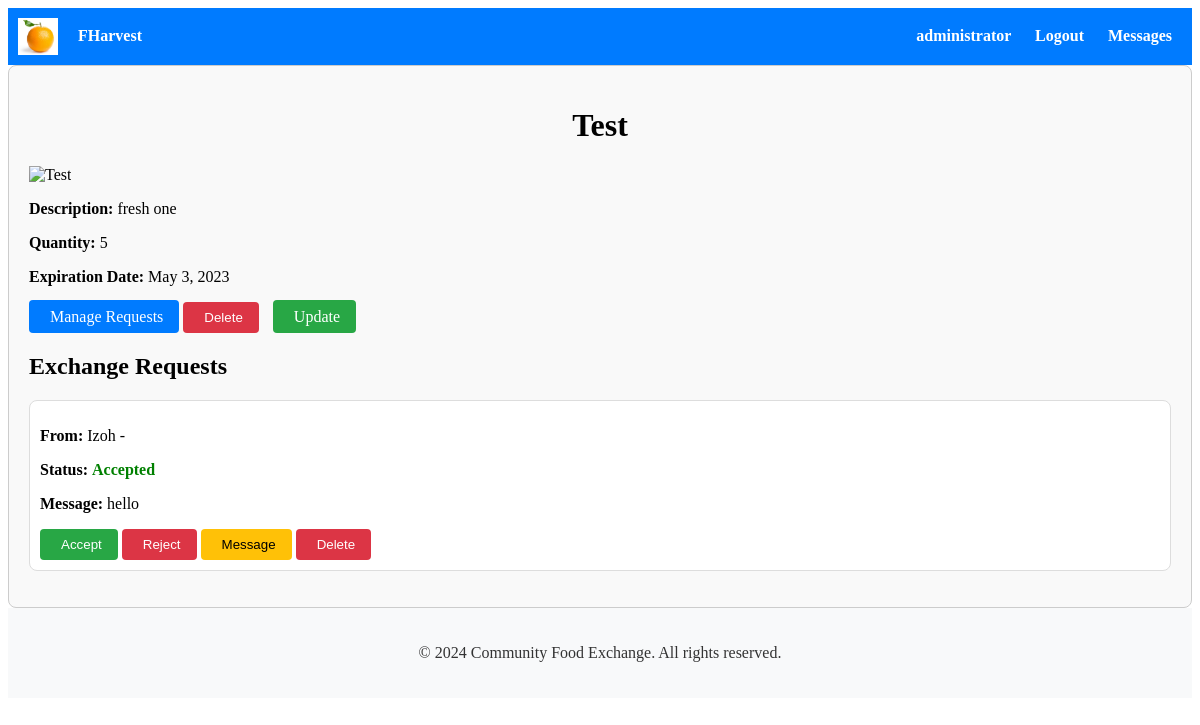
The app's page /listings/11/ (signed in), older data.
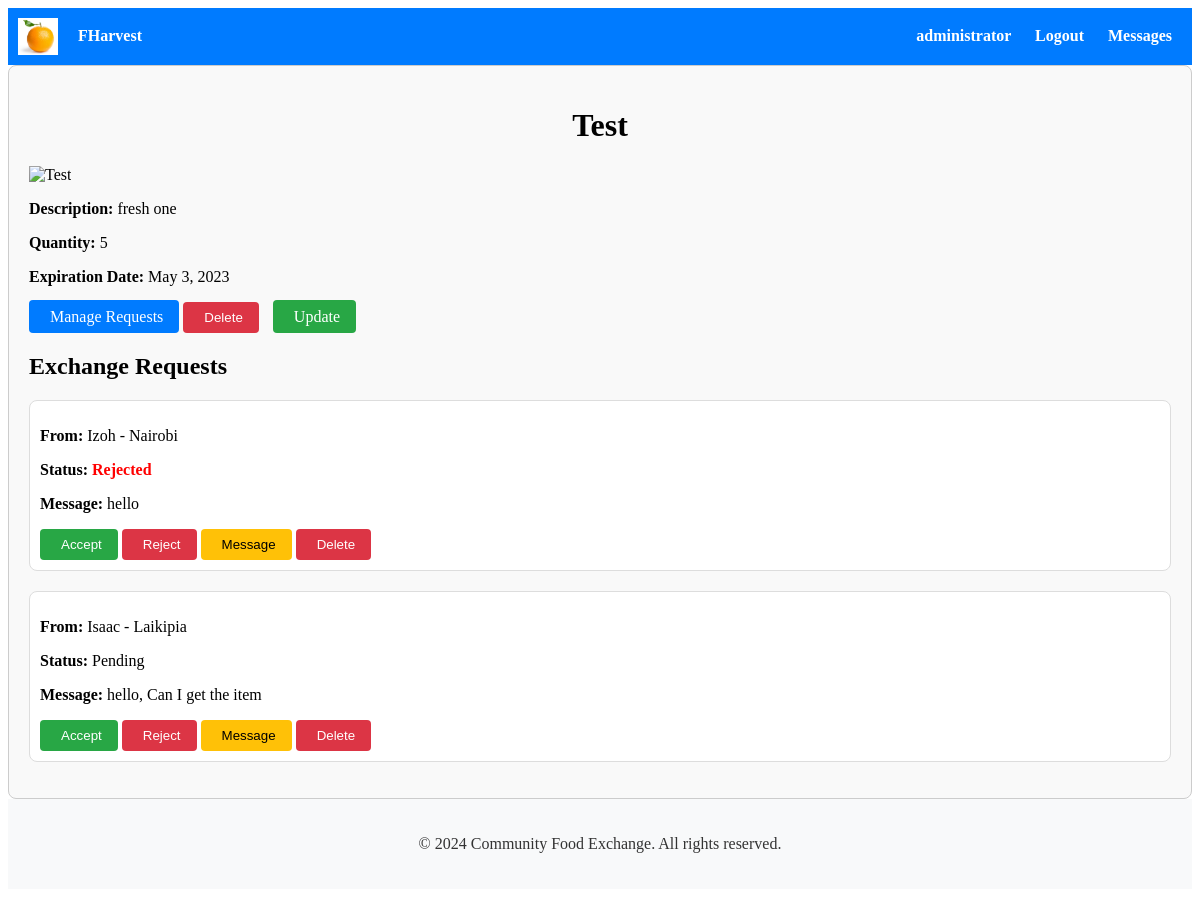
The same page, newer data.
### exchange/models.py (models this page shows, shortened)
class ExchangeRequest(models.Model):
    STATUS_CHOICES = [
        ('pending', 'Pending'),
        ('accepted', 'Accepted'),
        ('rejected', 'Rejected'),
        ('cancelled', 'Cancelled'),
    ]
    sender = models.ForeignKey(User, on_delete=models.CASCADE, related_name='exchange_sent_requests')
    receiver = models.ForeignKey(User, on_delete=models.CASCADE, related_name='exchange_received_requests')
    listing = models.ForeignKey(Listing, on_delete=models.CASCADE)
    message = models.TextField()
    status = models.CharField(max_length=20, choices=STATUS_CHOICES, default='pending')
    reason_for_cancellation = models.TextField(blank=True, null=True)
    created_at = models.DateTimeField(auto_now_add=True)

### accounts/models.py (models this page shows, shortened)
class Profile(models.Model):
    user = models.OneToOneField(User, on_delete=models.CASCADE)
    location = models.CharField(max_length=100)
    dietary_preferences = models.CharField(max_length=200)
    food_allergies = models.CharField(max_length=200)
    email = models.EmailField(blank=True, null=True)
    first_name = models.CharField(max_length=100, default=timezone.now)  # Default value set to current date and time
    last_name = models.CharField(max_length=100, blank=True)
    mobile_number = models.CharField(max_length=15, blank=True)

### listings/views.py (the view, shortened to what this page needs)
# urls.py: path('<int:pk>/', listing_detail, name='listing_detail'),
@login_required
def listing_detail(request, pk):
    listing = get_object_or_404(Listing, pk=pk)
    exchange_requests = ExchangeRequest.objects.filter(listing=listing)
    is_owner = listing.user == request.user
    can_request = not is_owner  # User cannot request their own listing
    has_sent_request = False
    if request.user.is_authenticated:
        has_sent_request = exchange_requests.filter(sender=request.user).exists()
    return render(request, 'listings/listing_detail.html', {'listing': listing, 'exchange_requests': exchange_requests, 'is_owner': is_owner, 'can_request': can_request, 'has_sent_request': has_sent_request})

### listings/templates/listings/listing_detail.html (shortened to what this page needs)
{% extends 'accounts/base.html' %}
{% block content %}
<div class="listing-detail">
    <h1>{{ listing.item_name }}</h1>
    <img src="{{ listing.image.url }}" alt="{{ listing.item_name }}">
    <p><strong>Description:</strong> {{ listing.description }}</p>
    <p><strong>Quantity:</strong> {{ listing.quantity }}</p>
    <p><strong>Expiration Date:</strong> {{ listing.expiration_date }}</p>
    {% if user.is_authenticated %}
    <div class="action-buttons">
        {% if user == listing.user %}
            <a href="{% url 'manage_exchange_requests' listing.id %}" class="btn btn-manage-requests"> Manage Requests</a>
            <form method="post" action="{% url 'listing_delete' listing.id %}">
                <button type="button" class="btn btn-delete" id="delete-listing-btn"> Delete</button>
            </form>
            <a href="{% url 'listing_update' listing.id %}" class="btn btn-update"> Update</a>
        {% endif %}
    </div>
    {% endif %}
</div>
<div class="exchange-requests">
    <h2>Exchange Requests</h2>
    <ul>
        {% for request in exchange_requests %}
        <li>
            <p><strong>From:</strong> {% if user == listing.user %}{{ request.sender.username }} - {{ request.sender.profile.location }}{% else %}{{ request.listing.user.username }}{% endif %}</p>
            <p><strong>Status:</strong>
                {% if request.status == 'Accepted' %}
                    <span class="status accepted">Accepted</span>
                {% elif request.status == 'Rejected' %}
                    <span class="status rejected">Rejected</span>
                {% else %}
                    Pending
                {% endif %}
            </p>
            <p><strong>Message:</strong> {{ request.message }}</p>
            {% if user == listing.user %}
                <form method="post" action="{% url 'manage_exchange_requests' listing.id %}">
                    <button type="submit" name="action" value="accept" class="btn btn-accept"> Accept</button>
                    <button type="submit" name="action" value="reject" class="btn btn-reject"> Reject</button>
                    <button type="submit" name="action" value="message" class="btn btn-message"> Message</button>
                    <button type="submit" name="action" value="delete" class="btn btn-delete"> Delete</button>
                </form>
            {% endif %}
        </li>
        {% empty %}
        <li>No exchange requests yet.</li>
        {% endfor %}
    </ul>
</div>
{% endblock %}

Row changes from the older to the newer data that the page shows:
changed ExchangeRequest "hello": sender.profile.location (not shown) → "Nairobi"; status "Accepted" → "Rejected"
added ExchangeRequest: sender.username "Isaac", sender.profile.location "Laikipia", status "Pending", message "hello, Can I get the item"
